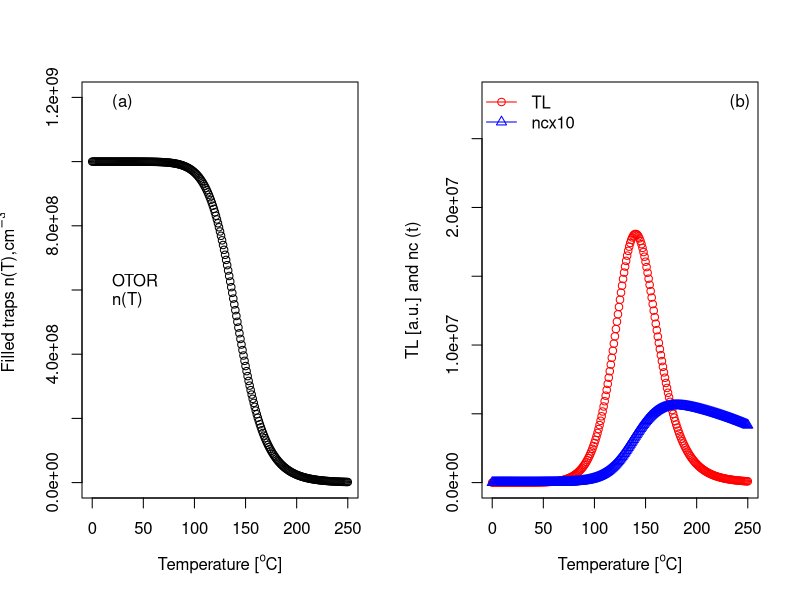

Source code (R):
# Solution of the system of ODE's for the OTOR model
rm(list=ls())
library(deSolve)
TLOTOR <- function(t, x, parms) {
  with(as.list(c(parms, x)), {
    dn1 <- - n1*s*exp(-E1/(kb*(273+hr*t)))+ nc*An*(N1-n1)          
    # n1=concentration of trapped electrons
    dnc <-  n1*s*exp(-E1/(kb*(273+hr*t)))-nc*An*(N1-n1)-m*Am*nc  
    # nc=concentration of conduction band electrons
    dm <- -m*Am*nc                                                 
    # m=concentration of recombination centers
    res <- c(dn1, dnc, dm)
    list(res)
  })}
## Parameters 
hr<-1   # heating rate in K/s
parms  <- c(E1 =1, s=10^12, kb=8.617*10^-5, hr=hr, 
            An = 10^-7,  N1 = 10^10,Am = 10^-7)
## vector of timesteps
times  <- seq(0, 250)
temps<-times*hr   
## Initial conditions for the system
y <- xstart <- c(n1 = 10^9, nc = 0, m = 10^9)
## Solve system of differential equations
out <-  lsoda(xstart, times, TLOTOR, parms) 
## Plotting
par(mfrow=c(1,2))
plot(temps,out[,"n1"],xlab=expression("Temperature ["^"o"*"C]"),
     ylab =expression("Filled traps n(T),cm"^-3*" "),ylim=c(0,1.2e9))
legend("left",bty="n",expression("OTOR","n(T)"))
legend("topleft",bty="n", expression("(a)"))
plot(temps,out[,"m"]*parms["Am"]*out[,"nc"],pch=1,col="red",
     xlab=expression("Temperature ["^"o"*"C]"),
     ylim=c(0,2.8e7),ylab="TL [a.u.] and nc (t)",xlim=c(0,250))
lines(temps,10*out[,"nc"],xlab=expression("Temperature [
"^"o"*"C]"),ylab="nc(t)",typ="o",pch=2,col="blue")
legend("topright",bty="n", expression("(b)"))
legend("topleft",bty="n", pch=c(1,2),expression("TL","ncx10"),
       col=c("red","blue"),lwd=1)
